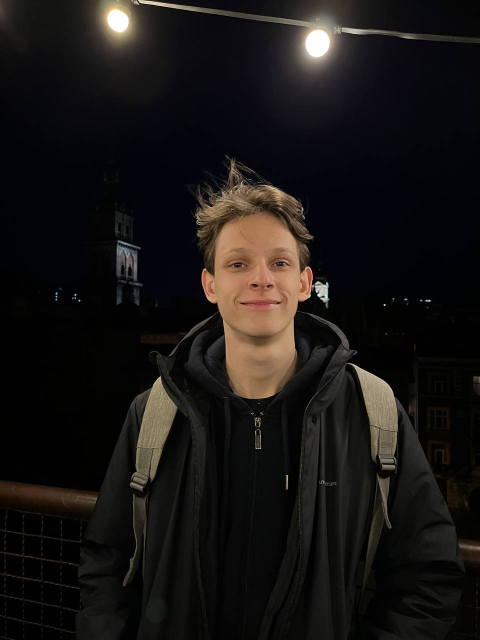
#> input picture task7/test3.jpg, 960 x 1280 px (shown at 1/2 size)
$ jupyter execute --allow-errors 'Task_ANNs_Classifier_BasicAI (1).ipynb'   (shell and % lines are left out)
#> lines starting #> are read from the running program, lines starting #| are printed output that depends on the picture
# Вирішення задачі логістичної регресії за допомогою нейронних мереж

В цій лабораторній роботі Ви створите класифікатор на основі логістичної регресії для розпізнавання котів за допомогою нейронної мережі.

**Основні вимоги до виконання:**
- не використовуйте в своєму коді циклів (for/while), якщо тільки інструкція прямо не вимагає цього.

**Протягом виконання цієї лабораторної роботи Ви навчитесь:**
- Будувати базову архітектуру алгоритму навчання, включаючи:
    - виконання ініціалізації параметрів мережі
    - розрахування функції витрат та її градієнтів
    - використання алгоритму оптимізації (градієнтний спуск)
- Зібравши всі необхідні модулі Ви отримаєте вірне рішення задачі класифікації котів.

## 1 - Необхідні пакети ##

Для початку необхідно завантажити необхідні для виконання цієї лабораторної роботи пакети.
- [numpy](www.numpy.org).
- [h5py](http://www.h5py.org) це загальний пакет для взаємодії з набором даних, який зберігається у файлі H5.
- [matplotlib](http://matplotlib.org) бібліотека для побудови графіків.
- [PIL](http://www.pythonware.com/products/pil/) та [scipy](https://www.scipy.org/) пакети для тестування Вашої моделі із власною картинкою у фінальній частині лабораторної роботи.

[cell 1]
import numpy as np
import matplotlib.pyplot as plt
import h5py
import scipy
from PIL import Image

## 2 - Постановка завдання ##

**Вихідні умови до завдання**: Вам надано набір даних, що містить:
    - навчальний набір даних містить  m_train зображень позначених як `кіт (cat)` (y=1) або `НЕ кіт (non-cat)` (y=0)
    - тестовий набір даних містить m_test зображень позначених як `кіт (cat)` (y=1) або `НЕ кіт (non-cat)` (y=0)
    - розмірність кожного зображення (num_px, num_px, 3), де 3 - для 3 каналів (RGB). Таким чином, кожне зображення є квадратним (висота = num_px) та (ширина = num_px).

Вам необхідно побудувати простий алгоритм розпізнавання-зображень, який вірно класифікує чи зображено на картинці кота чи НЕ кота.

Давайте більш детально познайомимося з набором даних. Завантажте дані, запустивши наступний код.

[cell 2]
def load_dataset():
    train_dataset = h5py.File('train_catvnoncat.h5', "r")
    train_set_x_orig = np.array(train_dataset["train_set_x"][:]) # train set features
    train_set_y_orig = np.array(train_dataset["train_set_y"][:]) # train set labels

    test_dataset = h5py.File('test_catvnoncat.h5', "r")
    test_set_x_orig = np.array(test_dataset["test_set_x"][:]) # test set features
    test_set_y_orig = np.array(test_dataset["test_set_y"][:]) # test set labels

    classes = np.array(test_dataset["list_classes"][:]) # the list of classes

    train_set_y_orig = train_set_y_orig.reshape((1, train_set_y_orig.shape[0]))
    test_set_y_orig = test_set_y_orig.reshape((1, test_set_y_orig.shape[0]))

    return train_set_x_orig, train_set_y_orig, test_set_x_orig, test_set_y_orig, classes

#> (a cell that did not finish here is left out)

Постфікс "_orig" в кінці наборів  зображень (навчальному наборі та тестовому), є позначкою того, що ці зображення будуть попередньо опрацьовуватись. Після попередньої обробки Ви отримаєте train_set_x та test_set_x (мітки train_set_y та test_set_y не потребують попередньої обробки).

Кожен рядок вашого train_set_x_orig та test_set_x_orig - це масив, що представляє зображення. Ви можете візуалізувати приклад, запустивши наступний код. для того, щоб побачити інші зображення змініть знначення `index` та повторно запустіть код.

[cell 4]
# Example of a picture
index = 11
#> (the rest of this cell did not finish here and is left out)

Багато помилок при навчанні нейронних мереж виникає в ситуаціях, коли не співпадають розмірності матриць та векторів.

**Завдання 1:** Знайти значення для:
    - m_train (кількість навчальних прикладів)
    - m_test (кількість тетових прикладів)
    - num_px (= height = width (вистоа та ширина) зображень в навчальному наборі)

**NB!!!** `train_set_x_orig` це numpy-array розмірністю (m_train, num_px, num_px, 3). Для перевірки розмірності `m_train`треба прописати `train_set_x_orig.shape[0]`.

#> (a cell that did not finish here is left out)

**Виконавши вірно завдання 1, Ви повинні отримати наступні значення m_train, m_test and num_px**:
<table style="width:15%">
  <tr>
    <td>**m_train**</td>
    <td> 209 </td>
  </tr>

  <tr>
    <td>**m_test**</td>
    <td> 50 </td>
  </tr>
  <tr>
    <td>**num_px**</td>
    <td> 64 </td>
  </tr>
</table>

Для зручності необхідно трасформувати зображення (num_px, num_px, 3) в numpy-array розмірності (num_px $*$ num_px $*$ 3, 1). Після цього навчальний та тестовий набори даних перетворяться в numpy-array, де кожен стовпець представляє зображення. Мають бути стовпці m_train та, відповідно, m_test.

**Завдання 2:** Необхідно переформатувати навчальні та тестові набори даних так, щоб зображення розміру (num_px, num_px, 3) були представлені в вектори-стовпці розмірності (num\_px $ * $ num\_px $ * $ 3, 1).

Для того щоб розпрямити матрицю  X розмірності (a, b, c, d) до матриці X_flatten розмірності (b $ * $ c $ * $ d, a), необхідно використати:
```python
X_flatten = X.reshape(X.shape[0], -1).T      # X.T is the transpose of X
```

#> (a cell that did not finish here is left out)

**Виконавши вірно це завдання ви отримуєте**:

<table style="width:35%">
  <tr>
    <td>**train_set_x_flatten shape**</td>
    <td> (12288, 209)</td>
  </tr>
  <tr>
    <td>**train_set_y shape**</td>
    <td>(1, 209)</td>
  </tr>
  <tr>
    <td>**test_set_x_flatten shape**</td>
    <td>(12288, 50)</td>
  </tr>
  <tr>
    <td>**test_set_y shape**</td>
    <td>(1, 50)</td>
  </tr>
  <tr>
  <td>**sanity check after reshaping**</td>
  <td>[17 31 56 22 33]</td>
  </tr>
</table>

Для представлення кольорових зображень для кожного пікселя повинні бути вказані червоний, зелений та синій канали (RGB), тому значення пікселя насправді є вектором із трьох чисел в діапазоні від 0 до 255.

Ви вже знаєте, що одним з основних етапів попередньої обробки даних в машинному навчанні є центрування та стандартизація набору даних. Для виконання цього єтапу необхідно відняти середнє значення всього numpy-масиву з кожного прикладу, а потім поділити кожен приклад на стандартне відхилення всього numpy-масиву.
**NB!!** Для зображень це простіше і зручніше, і майже так само добре працює просто розділити кожен рядок набору даних на 255 (максимальне значення піксельного каналу).

Давайте стандартизуємо наші дані виконавши наступний код!

#> (a cell that did not finish here is left out)

**NB!!!:**

Основні етапи попередньої обробки даних:
- Необхідно визначити розміри та розмірність даних (m_train, m_test, num_px, ...)
- Необхідно форматувати зображеня таким чином, щоб кожен приклад тепер був вектором розміру  (num_px \* num_px \* 3, 1)
- Необхідно стандартизувати дані

## 3 - Загальна архітектура алгоритму навчання ##

Тепер давайте розробимо простий алгоритм, для того, щоб розрізняти зображеня котів від зображень, що не належать до котів.

Вам необхідно побудувати логістичну регресію використовуючи нейронну мережу.

**Математичне обгрунтування алгоритну**:

Для одного прикладу $x^{(i)}$:
$$z^{(i)} = w^T x^{(i)} + b \tag{1}$$
$$\hat{y}^{(i)} = a^{(i)} = sigmoid(z^{(i)})\tag{2}$$
$$ \mathcal{L}(a^{(i)}, y^{(i)}) =  - y^{(i)}  \log(a^{(i)}) - (1-y^{(i)} )  \log(1-a^{(i)})\tag{3}$$

Після цього треба розрахувати функцію витрат визначивши сумму всіх елементів:
$$ J = \frac{1}{m} \sum_{i=1}^m \mathcal{L}(a^{(i)}, y^{(i)})\tag{6}$$

**Основні етапи**:
В цьому завданні необхідно виконати наступні кроки:
    - Ініціалізувати параметри моделі
    - Навчити параметри моделі мінімізувавши функцію витрат
    - Використати навчені параметри для побудови прогнозів (на тестовому наборі даних)
    - Провести аналіз отриманих результатів та зробити висновки по побудованій моделі

## 4 - В цій частині необхідно зібрати всі основні модулі нашої моделі ##

основні етапи побудови моделі нейронної мережі:
1. Визначити структуру моделі (наприклад кількість вхідних фічей)
2. Ініціалізувати параметри моделі
3. Створити цикл:
    - Розрахувати current loss (forward propagation)
    - Розрахувати current gradient (backward propagation)
    - Оновити параметри (gradient descent)

`model()` - це загальний блок, який об'єднює 1-3 окремі функції інтегровані в одну спільну.

### 4.1 - Допоміжні функції

**Завдання 3**: Необхідно реалізувати функцію `sigmoid()`. Як ви бачили на малюнку вище, вам потрібно обчислити $ sigmoid (w ^ T x + b) = \frac {1} {1 + e ^ {- (w ^ T x + b)}} $, щоб зробити прогнози. Використовуйте `np.exp()`.

[cell 8]
def sigmoid(z):
    """
    Compute the sigmoid of z

    Arguments:
    z -- A scalar or numpy array of any size.

    Return:
    s -- sigmoid(z)
    """
    s = 1/(1+ np.exp(-z))

    return s

[cell 9]
print ("sigmoid([0, 2]) = " + str(sigmoid(np.array([0,2]))))

**Виконавши вірно це завдання ви отримуєте**:

<table>
  <tr>
    <td>**sigmoid([0, 2])**</td>
    <td> [ 0.5         0.88079708]</td>
  </tr>
</table>

### 4.2 - Ініціалізація параметрів

**Завдання 4:** Необхідно реалізувати ініціалізацію параметрів. Вам потрібно ініціалізувати `w` як вектор нулів. Якщо ви не знаєте, яку функцію numpy використовувати, знайдіть `np.zeros()` у документації бібліотеки Numpy.

[cell 10]
def initialize_with_zeros(dim):
    """
    This function creates a vector of zeros of shape (dim, 1) for w and initializes b to 0.

    Argument:
    dim -- size of the w vector we want (or number of parameters in this case)

    Returns:
    w -- initialized vector of shape (dim, 1)
    b -- initialized scalar (corresponds to the bias)
    """


    w = np.zeros((dim, 1))
    b = 0


    assert(w.shape == (dim, 1))
    assert(isinstance(b, float) or isinstance(b, int))

    return w, b

[cell 11]
dim = 2
w, b = initialize_with_zeros(dim)
print ("w = " + str(w))
print ("b = " + str(b))

**Виконавши вірно це завдання ви отримуєте**:

<table style="width:15%">
    <tr>
        <td>  ** w **  </td>
        <td> [[ 0.]
 [ 0.]] </td>
    </tr>
    <tr>
        <td>  ** b **  </td>
        <td> 0 </td>
    </tr>
</table>

Для вихідних зображень вагові коефіцієнти `w` мають розмірність (num_px $\times$ num_px $\times$ 3, 1).

### 4.3 - Пряме та зворотнє поширення

Тепер, коли  параметри ініціалізовані, можна навчати параметри на основі прямого та зворотного поширення помилки.

**Завдання 5:** Написати функцію `propagate()`, яка обчислює функцію втрат та градієнт.

**NB!!!**:

Пряме поширення:
- вихідний вектор  X
- необхідно обчислити $A = \sigma(w^T X + b) = (a^{(1)}, a^{(2)}, ..., a^{(m-1)}, a^{(m)})$
- розрахувати функцію втрат: $J = -\frac{1}{m}\sum_{i=1}^{m}y^{(i)}\log(a^{(i)})+(1-y^{(i)})\log(1-a^{(i)})$

Наступні дві формули Вам необхідно використати:

$$ \frac{\partial J}{\partial w} = \frac{1}{m}X(A-Y)^T\tag{7}$$
$$ \frac{\partial J}{\partial b} = \frac{1}{m} \sum_{i=1}^m (a^{(i)}-y^{(i)})\tag{8}$$

[cell 12]
def propagate(w, b, X, Y):
    """
    Implement the cost function and its gradient for the propagation explained above

    Arguments:
    w -- weights, a numpy array of size (num_px * num_px * 3, 1)
    b -- bias, a scalar
    X -- data of size (num_px * num_px * 3, number of examples)
    Y -- true "label" vector (containing 0 if non-cat, 1 if cat) of size (1, number of examples)

    Return:
    cost -- negative log-likelihood cost for logistic regression
    dw -- gradient of the loss with respect to w, thus same shape as w
    db -- gradient of the loss with respect to b, thus same shape as b

    Tips:
    - Write your code step by step for the propagation. np.log(), np.dot()
    """

    m = X.shape[1]

    # FORWARD PROPAGATION (FROM X TO COST)
    A = sigmoid(np.dot(w.T,X)+b)                             # compute activation function
    cost = -(1/m) * np.sum(Y*np.log(A) + (1-Y)* np.log(1-A))                          # compute cost function


    # BACKWARD PROPAGATION (TO FIND GRAD)

    dw = (1/m) * np.dot(X ,(A-Y).T)
    db = (1/m) * np.sum(A - Y)


    assert(dw.shape == w.shape)
    assert(db.dtype == float)
    cost = np.squeeze(cost)
    assert(cost.shape == ())

    grads = {"dw": dw,
             "db": db}

    return grads, cost

[cell 13]
w, b, X, Y = np.array([[1.],[2.]]), 2., np.array([[1.,2.,-1.],[3.,4.,-3.2]]), np.array([[1,0,1]])
grads, cost = propagate(w, b, X, Y)
print ("dw = " + str(grads["dw"]))
print ("db = " + str(grads["db"]))
print ("cost = " + str(cost))

**Виконавши вірно це завдання ви отримуєте**:

<table style="width:50%">
    <tr>
        <td>  ** dw **  </td>
      <td> [[ 0.99845601]
     [ 2.39507239]]</td>
    </tr>
    <tr>
        <td>  ** db **  </td>
        <td> 0.00145557813678 </td>
    </tr>
    <tr>
        <td>  ** cost **  </td>
        <td> 5.801545319394553 </td>
    </tr>

</table>

### 4.4 - Оптимізація
- Необхідно ініціалізувати параметри.
- Обчислити функцію втрат та її градієнт.
- Після цього можна оптимізувати параметри використовуючи градієнтний спуск.

**Завдання 6:** Необхідно записати функцію оптимізації. Основна мета - навчити $w$ та $b$ мінімізувавши функцію витрат $J$. Для параметру $\theta$, оновлене правило : $ \theta = \theta - \alpha \text{ } d\theta$, де $\alpha$ is параметер кроку навчання (learning rate).

[cell 14]
def optimize(w, b, X, Y, num_iterations, learning_rate, print_cost = False):
    """
    This function optimizes w and b by running a gradient descent algorithm

    Arguments:
    w -- weights, a numpy array of size (num_px * num_px * 3, 1)
    b -- bias, a scalar
    X -- data of shape (num_px * num_px * 3, number of examples)
    Y -- true "label" vector (containing 0 if non-cat, 1 if cat), of shape (1, number of examples)
    num_iterations -- number of iterations of the optimization loop
    learning_rate -- learning rate of the gradient descent update rule
    print_cost -- True to print the loss every 100 steps

    Returns:
    params -- dictionary containing the weights w and bias b
    grads -- dictionary containing the gradients of the weights and bias with respect to the cost function
    costs -- list of all the costs computed during the optimization, this will be used to plot the learning curve.

    Tips:
    You basically need to write down two steps and iterate through them:
        1) Calculate the cost and the gradient for the current parameters. Use propagate().
        2) Update the parameters using gradient descent rule for w and b.
    """
#> called with w = array of shape (2, 1), b = 2, X = array of shape (2, 3), Y = array of shape (1, 3), num_iterations = 100, learning_rate = 0.009, print_cost = False

    costs = []

    for i in range(num_iterations):


        # Cost and gradient calculation
        grads, cost = propagate(w,b,X,Y)

        # Retrieve derivatives from grads
        dw = grads['dw']
        db = grads["db"]

        # update rule
        w = w - learning_rate * dw
        b = b - learning_rate * db

        # Record the costs
        if i % 100 == 0:
            costs.append(cost)

        # Print the cost every 100 training iterations
        if print_cost and i % 100 == 0:
            print ("Cost after iteration %i: %f" %(i, cost))

    params = {"w": w,
              "b": b}

    grads = {"dw": dw,
             "db": db}

    return params, grads, costs

[cell 15]
params, grads, costs = optimize(w, b, X, Y, num_iterations= 100, learning_rate = 0.009, print_cost = False)

print ("w = " + str(params["w"]))
print ("b = " + str(params["b"]))
print ("dw = " + str(grads["dw"]))
print ("db = " + str(grads["db"]))

**Виконавши вірно це завдання ви отримуєте**:

<table>
    <tr>
       <td>**w**</td>
       <td>[[ 0.19033591]
 [ 0.12259159]] </td>
    </tr>
    <tr>
       <td>**b**</td>
       <td> 1.92535983008 </td>
    </tr>
    <tr>
       <td> **dw** </td>
       <td> [[ 0.67752042]
 [ 1.41625495]] </td>
    </tr>
    <tr>
       <td> **db** </td>
       <td> 0.219194504541 </td>
    </tr>
</table>

**Завдання 7:** Попередня функція повертає навчені w та b. Тепер можна використовувати w та b для прогнозування міток класів для набору даних X. Реалізуйте функцію `predict()`. Існує два етапи обчислення прогнозів:

1. Необхідно обчислити $\hat{Y} = A = \sigma(w^T X + b)$

2. Перетворіть записи `a` у 0 (якщо активація <= 0,5) або 1 (якщо активація > 0,5), збережіть прогнози у векторі `Y_prediction`. Тут можете використовувати оператор `if` /` else` у циклі `for` (хоча існує також спосіб векторизації цього).

[cell 16]
def predict(w, b, X):
    '''
    Predict whether the label is 0 or 1 using learned logistic regression parameters (w, b)

    Arguments:
    w -- weights, a numpy array of size (num_px * num_px * 3, 1)
    b -- bias, a scalar
    X -- data of size (num_px * num_px * 3, number of examples)

    Returns:
    Y_prediction -- a numpy array (vector) containing all predictions (0/1) for the examples in X
    '''
#> called with w = array of shape (2, 1), b = -0.3, X = array of shape (2, 3)

    m = X.shape[1]
    Y_prediction = np.zeros((1,m))
    w = w.reshape(X.shape[0], 1)

    # Compute vector "A" predicting the probabilities of a cat being present in the picture
    A = sigmoid(np.dot(w.T,X)+b)

    for i in range(A.shape[1]):

        # Convert probabilities A[0,i] to actual predictions p[0,i]
        true_mask = False if A[0,i] <= 0.5 else True
        Y_prediction[0, i] = true_mask

    assert(Y_prediction.shape == (1, m))

    return Y_prediction

[cell 17]
w = np.array([[0.1124579],[0.23106775]])
b = -0.3
X = np.array([[1.,-1.1,-3.2],[1.2,2.,0.1]])
print ("predictions = " + str(predict(w, b, X)))

**Виконавши вірно це завдання ви отримуєте**:

<table style="width:30%">
    <tr>
         <td>
             **predictions**
         </td>
          <td>
            [[ 1.  1.  0.]]
         </td>
   </tr>

</table>

**NB!!!:**
До цього моменту Ви реалізували:
- Провели ініціалізацію (w,b)
- Провели покрокову оптимізацію навчених параметрів (w,b):
    - розрахували функцію втрат та її градієнти
    - оновили параметри використовуючи градієнтний спуск
- На основі навчених (w,b) побудували прогноз міток класів щодо окремого зображення з вибірки

## 5 - Зведення реалізованих функцій в єдину модель##

Тепер об'єднаємо та структуруємо всі наші окреми блоки (функції, реалізовані в попередніх частинах),  в єдину модель в правильному порядку.

**Завдання 8:** Створити функцію загальної моделі, використавши наступні блоки:
    - Y_prediction_test для прогнозів на тестових даних
    - Y_prediction_train для прогнозів на навчальних даних
    - w, costs, grads для результатів оптимізації for the outputs of optimize()

[cell 18]
# [47 lines left out: function model, not called in this run]

Запустіть наступний рядок для того, щоб навчити модель.

#> (a cell that did not finish here is left out)

**Виконавши вірно це завдання ви отримуєт**:

<table style="width:40%">
    <tr>
        <td> **Cost after iteration 0 **  </td>
        <td> 0.693147 </td>
    </tr>
      <tr>
        <td> <center> ... </center> </td>
        <td> <center> ... </center> </td>
    </tr>
    <tr>
        <td> **Train Accuracy**  </td>
        <td> 99.04306220095694 % </td>
    </tr>
    <tr>
        <td>**Test Accuracy** </td>
        <td> 70.0 % </td>
    </tr>
</table>

**NB!!!**: Точність навчання моделі на тренувальному наборі даних близька до 100%. Це гарний результат, який демострує, що модель яку Ви зібрали навчена вірно. Точність моделі на тестових даних становить 68%. Це насправді непогано для цієї простої моделі, враховуючи невеликий набір даних, який ми використовували, і що логістична регресія є лінійним класифікатором.

Використовуючи наведений нижче код (і змінюючи змінну `index`), ви можете переглянути прогнози на зображеннях тестової вибірки.

[cell 20]
# Example of a picture that was wrongly classified.
index = 1
#> (the rest of this cell did not finish here and is left out)

Тепер побудуємо графік функції витрат та її градієгтів.

#> (a cell that did not finish here is left out)

**Інтерпретація**:
На графіку відображений градієнтний спуск, де значення функції втрати зменшується з кожною ітерацією. Тренд спуску показує, що алгоритм наближається до мінімуму, зменшуючи кроки.

## 6 - Аналіз результатів ##

Тепер необхідно проаналізувати параметр швидкості навчання.

#### Вибір параметру кроку навчання ####

**NB!!!**:
Для того, щоб метод градієнтного спуску працював, ви повинні розумно підбирати параметр кроку навчання. Параметр кроку навчаннч $ \ alpha $ визначає, наскільки швидко ми оновлюємо параметри. Якщо обрати цей параметер дуже великим, можна "перескочити" оптимальне значення. Так само, якщо він занадто малий, знадобиться занадто багато ітерацій, щоб дійти до оптимума. Тому етап налаштування параметру кроку навчання є дуже важливим.

Давайте порівняємо криву навчання створеної моделі з кількома варіантами параметру кроку навчання. Запустіть наступний код. Спробуйте інші значення `learning_rates`. Проаналізуйте отримані результати.

[cell 22]
learning_rates = [0.01, 0.001, 0.0001]
models = {}
#> (the rest of this cell did not finish here and is left out)

**Інтерпретація**:

1. При швидкості навчання 0.01 отримано високу точність на навчальних даних , але меншу точність на тестових даних , що може вказувати на перенавчання моделі.

2. При швидкості навчання 0.001 точність на навчальних даних зменшилася до 88.99% також точність на тестових даних зменшилася до 64.0%. Це може бути ознакою того, що модель недостатньо навчилася.

3. При останній швидкості навчання, 0.0001, точність на навчальних даних зменшилася до 68.42%, а на тестових - до 36.0%. Це може бути ознакою того, що модель недостатньо навчилася.

## 7 - Тестування розробленої моделі на власному зображені ##

Використайте своє власне зображення щоб перевірити працездатсність моделі. Для цього:
    1. Додайте своє зображення до цього Jupyter Notebook;
    2. Змініть ім'я файлу в наступному коді;
    4. Запустіть код на власному зображені та перевірте вірність класифікації (1 = cat, 0 = non-cat)!

[cell 23]
from PIL import Image

[cell 24]
## START CODE HERE ## (PUT YOUR IMAGE NAME)
my_image = "test3.jpg"   # change this to the name of your image file
## END CODE HERE ##

# We preprocess the image to fit your algorithm.
#> (the rest of this cell did not finish here and is left out)

[cell 25]
## START CODE HERE ## (PUT YOUR IMAGE NAME)
my_image = "kapibara.jpeg"   # change this to the name of your image file
#> my_image = 'kapibara.jpeg'
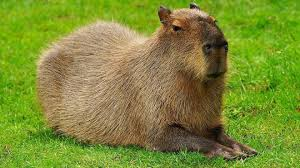
#> input picture task7/kapibara.jpeg, 300 x 168 px
## END CODE HERE ##

# We preprocess the image to fit your algorithm.
#> (the rest of this cell did not finish here and is left out)

[cell 26]
## START CODE HERE ## (PUT YOUR IMAGE NAME)
my_image = "kitty.jpg"   # change this to the name of your image file
#> my_image = 'kitty.jpg'
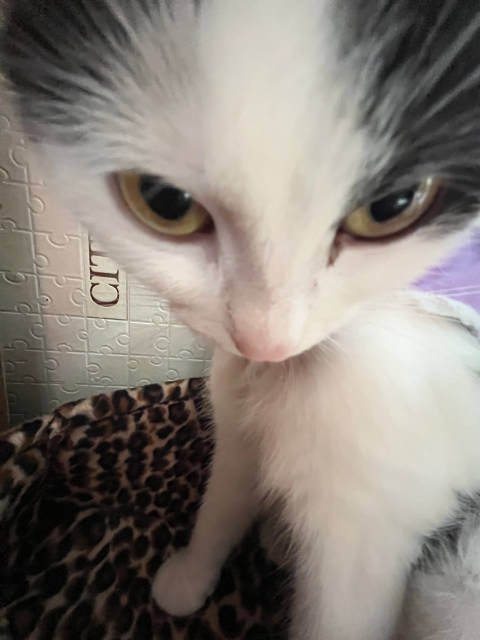
#> input picture task7/kitty.jpg, 960 x 1280 px (shown at 1/2 size)
## END CODE HERE ##

# We preprocess the image to fit your algorithm.
#> (the rest of this cell did not finish here and is left out)
